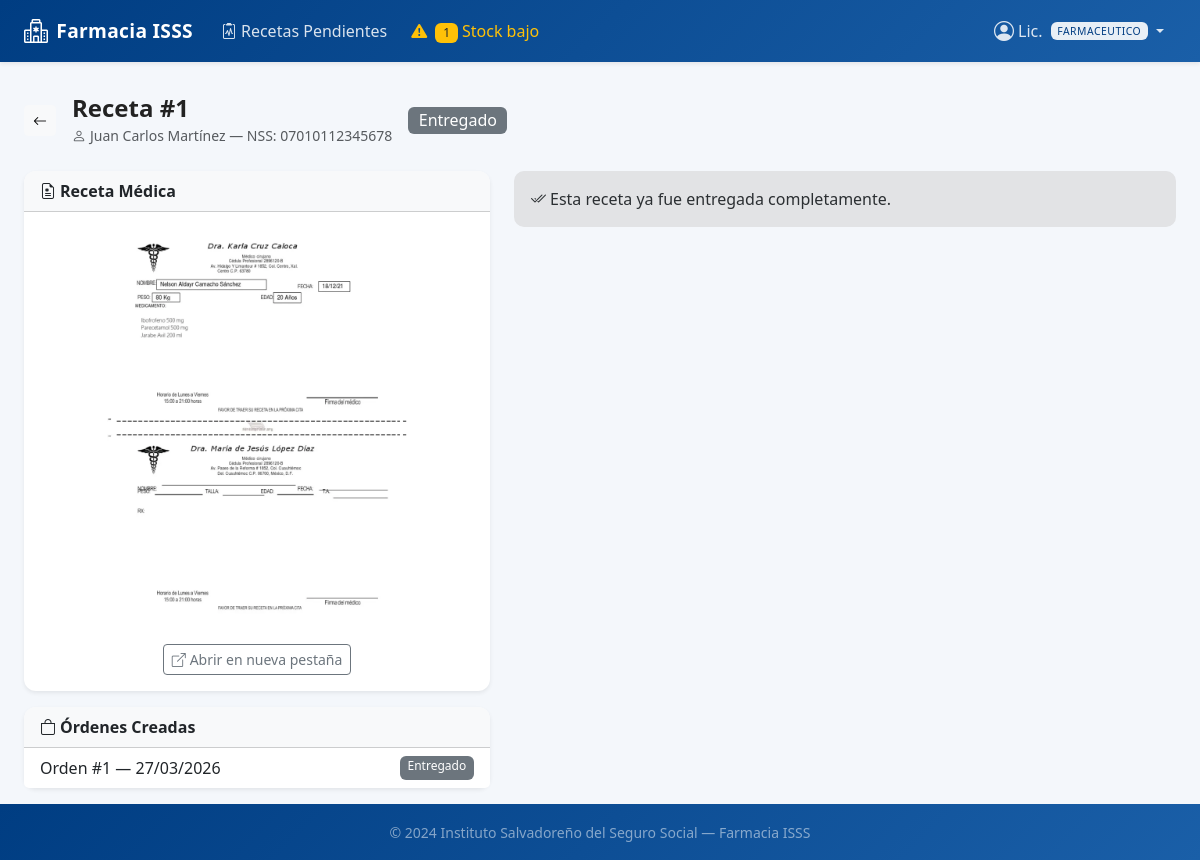
Screenshot of /farmaceutico/receta/1 (signed in) with the database file from the repository.
### models.py (models this page shows, shortened)
class User(UserMixin, db.Model):
    __tablename__ = 'users'
    id = db.Column(db.Integer, primary_key=True)
    username = db.Column(db.String(80), unique=True, nullable=False)
    password_hash = db.Column(db.String(256), nullable=False)
    role = db.Column(db.String(20), nullable=False)  # paciente, farmaceutico, admin
    nombre_completo = db.Column(db.String(150), nullable=False)
    num_seguro_social = db.Column(db.String(50), nullable=True)
    created_at = db.Column(db.DateTime, default=datetime.utcnow)
    prescriptions = db.relationship('Prescription', backref='patient', lazy=True,
                                    foreign_keys='Prescription.patient_id')
    orders_processed = db.relationship('Order', backref='pharmacist', lazy=True,
                                       foreign_keys='Order.pharmacist_id')

class Prescription(db.Model):
    __tablename__ = 'prescriptions'
    id = db.Column(db.Integer, primary_key=True)
    patient_id = db.Column(db.Integer, db.ForeignKey('users.id'), nullable=False)
    filename = db.Column(db.String(256), nullable=False)
    upload_date = db.Column(db.DateTime, default=datetime.utcnow)
    status = db.Column(db.String(20), default='pendiente')  # pendiente, en_proceso, listo, entregado
    notes = db.Column(db.Text, nullable=True)
    orders = db.relationship('Order', backref='prescription', lazy=True)
    def status_label(self):
        labels = {
            'pendiente': 'Pendiente',
            'en_proceso': 'En Proceso',
            'listo': 'Listo',
            'entregado': 'Entregado'
        }
        return labels.get(self.status, self.status)
    def status_class(self):
        classes = {
            'pendiente': 'warning',
            'en_proceso': 'info',
            'listo': 'success',
            'entregado': 'secondary'
        }
        return classes.get(self.status, 'secondary')

class Order(db.Model):
    __tablename__ = 'orders'
    id = db.Column(db.Integer, primary_key=True)
    prescription_id = db.Column(db.Integer, db.ForeignKey('prescriptions.id'), nullable=False)
    pharmacist_id = db.Column(db.Integer, db.ForeignKey('users.id'), nullable=False)
    created_at = db.Column(db.DateTime, default=datetime.utcnow)
    delivery_type = db.Column(db.String(20), nullable=False)  # sucursal, envio
    delivery_address = db.Column(db.Text, nullable=True)
    status = db.Column(db.String(20), default='en_proceso')  # en_proceso, listo, entregado
    items = db.relationship('OrderItem', backref='order', lazy=True)
    def status_label(self):
        labels = {
            'en_proceso': 'En Proceso',
            'listo': 'Listo para retirar',
            'entregado': 'Entregado'
        }
        return labels.get(self.status, self.status)
    def status_class(self):
        classes = {
            'en_proceso': 'info',
            'listo': 'success',
            'entregado': 'secondary'
        }
        return classes.get(self.status, 'secondary')

### app.py (the view)
@app.route('/farmaceutico/receta/<int:prescription_id>')
@login_required
@role_required('farmaceutico')
def pharmacist_prescription(prescription_id):
    prescription = Prescription.query.get_or_404(prescription_id)
    medications = Medication.query.order_by(Medication.nombre).all()
    orders = Order.query.filter_by(prescription_id=prescription_id).all()
    return render_template('pharmacist/prescription_detail.html',
                           prescription=prescription,
                           medications=medications,
                           orders=orders)

### app.py (called while the page is built)
def role_required(*roles):
    def decorator(f):
        @wraps(f)
        def decorated(*args, **kwargs):
            if not current_user.is_authenticated:
                return redirect(url_for('login'))
            if current_user.role not in roles:
                abort(403)
            return f(*args, **kwargs)
        return decorated
    return decorator

@login_manager.user_loader
def load_user(user_id):
    return User.query.get(int(user_id))

@app.context_processor
def inject_globals():
    low_stock_count = 0
    if current_user.is_authenticated and current_user.role in ('admin', 'farmaceutico'):
        low_stock_count = Medication.query.filter(
            Medication.stock <= Medication.stock_minimo
        ).count()
    return dict(low_stock_count=low_stock_count)

### templates/pharmacist/prescription_detail.html (shortened to what this page needs)
{% extends 'base.html' %}
{% block content %}
<div class="d-flex align-items-center mb-4">
  <a href="{{ url_for('pharmacist_dashboard') }}" class="btn btn-light btn-sm me-3">
    <i class="bi bi-arrow-left"></i>
  </a>
  <div>
    <h4 class="fw-bold mb-0">Receta #{{ prescription.id }}</h4>
    <small class="text-muted">
      <i class="bi bi-person me-1"></i>{{ prescription.patient.nombre_completo }}
      — NSS: {{ prescription.patient.num_seguro_social or 'N/A' }}
    </small>
  </div>
  <span class="badge bg-{{ prescription.status_class() }} ms-3 fs-6">{{ prescription.status_label() }}</span>
</div>
<div class="row g-4">
  <div class="col-12 col-lg-5">
    <div class="card shadow-sm border-0">
      <div class="card-header bg-light fw-semibold">
        <i class="bi bi-file-earmark-medical me-1"></i>Receta Médica
      </div>
      <div class="card-body text-center">
        {% set ext = prescription.filename.rsplit('.', 1)[1].lower() %}
        {% if ext in ['jpg', 'jpeg', 'png'] %}
          <img src="{{ url_for('uploaded_file', filename=prescription.filename) }}"
               class="img-fluid rounded" style="max-height:400px" alt="Receta" />
        {% else %}
          <div class="py-4">
            <i class="bi bi-file-pdf-fill display-1 text-danger"></i>
            <p class="text-muted mt-2">Documento PDF</p>
          </div>
        {% endif %}
        <div class="mt-3">
          <a href="{{ url_for('uploaded_file', filename=prescription.filename) }}"
             target="_blank" class="btn btn-outline-secondary btn-sm">
            <i class="bi bi-box-arrow-up-right me-1"></i>Abrir en nueva pestaña
          </a>
        </div>
      </div>
    </div>
    {% if orders %}
    <div class="card shadow-sm border-0 mt-3">
      <div class="card-header bg-light fw-semibold">
        <i class="bi bi-bag me-1"></i>Órdenes Creadas
      </div>
      <div class="list-group list-group-flush">
        {% for order in orders %}
        <a href="{{ url_for('pharmacist_order_detail', order_id=order.id) }}"
           class="list-group-item list-group-item-action d-flex justify-content-between">
          <span>Orden #{{ order.id }} — {{ order.created_at.strftime('%d/%m/%Y') }}</span>
          <span class="badge bg-{{ order.status_class() }}">{{ order.status_label() }}</span>
        </a>
        {% endfor %}
      </div>
    </div>
    {% endif %}
  </div>
  <div class="col-12 col-lg-7">
    {% if prescription.status != 'entregado' %}
    <div class="card shadow-sm border-0">
      <div class="card-header bg-isss text-white fw-semibold">
        <i class="bi bi-plus-circle me-1"></i>Crear Nueva Orden de Dispensación
      </div>
      <div class="card-body">
        <form method="POST" action="{{ url_for('pharmacist_create_order', prescription_id=prescription.id) }}"
              id="orderForm">
          <h6 class="fw-bold mb-3">
            <i class="bi bi-capsule me-1 text-isss"></i>Medicamentos a Dispensar
          </h6>
          <div id="medicationsContainer">
            <div class="medication-row border rounded-3 p-3 mb-3 bg-light">
              <div class="d-flex justify-content-between align-items-center mb-2">
                <span class="fw-semibold small text-isss">Medicamento #1</span>
                <button type="button" class="btn btn-outline-danger btn-sm remove-med d-none">
                  <i class="bi bi-trash"></i>
                </button>
              </div>
              <div class="row g-2">
                <div class="col-12">
                  <label class="form-label small">Medicamento</label>
                  <select class="form-select" name="medication_id[]" required>
                    <option value="">— Selecciona medicamento —</option>
                    {% for med in medications %}
                    <option value="{{ med.id }}"
                      {% if med.stock == 0 %}disabled{% endif %}>
                      {{ med.nombre }} {{ med.concentracion }} ({{ med.unidad }})
                      — Stock: {{ med.stock }}
                      {% if med.is_low_stock() %}⚠️{% endif %}
                    </option>
                    {% endfor %}
                  </select>
                </div>
                <div class="col-6 col-md-3">
                  <label class="form-label small">Cantidad</label>
                  <input type="number" class="form-control" name="cantidad[]"
                         min="1" value="1" required />
                </div>
                <div class="col-6 col-md-9">
                  <label class="form-label small">Dosis Indicada</label>
                  <input type="text" class="form-control" name="dosis_indicada[]"
                         placeholder="Ej. 1 tableta" required />
                </div>
                <div class="col-6">
                  <label class="form-label small">Frecuencia</label>
                  <input type="text" class="form-control" name="frecuencia[]"
                         placeholder="Ej. Cada 8 horas" required />
                </div>
                <div class="col-6">
                  <label class="form-label small">Duración</label>
                  <input type="text" class="form-control" name="duracion[]"
                         placeholder="Ej. 7 días" required />
                </div>
              </div>
            </div>
          </div>
          <button type="button" class="btn btn-outline-isss btn-sm mb-4" id="addMedBtn">
            <i class="bi bi-plus-circle me-1"></i>Agregar Otro Medicamento
          </button>
          <hr />
          <h6 class="fw-bold mb-3">
            <i class="bi bi-truck me-1 text-isss"></i>Tipo de Entrega
          </h6>
          <div class="mb-3">
            <div class="form-check form-check-inline">
              <input class="form-check-input" type="radio" name="delivery_type"
                     id="sucursal" value="sucursal" checked />
              <label class="form-check-label" for="sucursal">
                <i class="bi bi-building me-1"></i>Retiro en Sucursal
              </label>
            </div>
            <div class="form-check form-check-inline">
              <input class="form-check-input" type="radio" name="delivery_type"
                     id="envio" value="envio" />
              <label class="form-check-label" for="envio">
                <i class="bi bi-truck me-1"></i>Envío a Domicilio
              </label>
            </div>
          </div>
          <div id="addressSection" class="d-none mb-3">
            <label class="form-label fw-semibold">Dirección de Envío</label>
            <textarea class="form-control" name="delivery_address" rows="2"
                      placeholder="Calle, colonia, municipio, departamento..."></textarea>
          </div>
          <div class="d-grid">
            <button type="submit" class="btn btn-isss btn-lg">
              <i class="bi bi-check-circle me-1"></i>Crear Orden de Dispensación
            </button>
          </div>
        </form>
      </div>
    </div>
    {% else %}
    <div class="alert alert-secondary">
      <i class="bi bi-check2-all me-1"></i>Esta receta ya fue entregada completamente.
    </div>
    {% endif %}
  </div>
</div>
{% endblock %}

### templates/base.html (shortened to what this page needs)
<!DOCTYPE html>
<html lang="es">
<head>
  <link rel="stylesheet" href="https://cdn.jsdelivr.net/npm/bootstrap@5.3.2/dist/css/bootstrap.min.css" />
  <link rel="stylesheet" href="https://cdn.jsdelivr.net/npm/bootstrap-icons@1.11.3/font/bootstrap-icons.min.css" />
  <link rel="stylesheet" href="{{ url_for('static', filename='css/style.css') }}" />
</head>
<body class="d-flex flex-column min-vh-100">
<nav class="navbar navbar-expand-lg navbar-dark bg-isss shadow-sm">
  <div class="container-fluid px-4">
    <a class="navbar-brand d-flex align-items-center gap-2" href="{{ url_for('index') }}">
      <i class="bi bi-hospital fs-4"></i>
      <span class="fw-bold">Farmacia ISSS</span>
    </a>
    <div class="collapse navbar-collapse" id="navbarMain">
      {% if current_user.is_authenticated %}
      <ul class="navbar-nav me-auto mb-2 mb-lg-0">
        {% if current_user.role == 'paciente' %}
          <li class="nav-item">
            <a class="nav-link {% if request.endpoint == 'patient_dashboard' %}active{% endif %}"
               href="{{ url_for('patient_dashboard') }}">
              <i class="bi bi-grid-1x2 me-1"></i>Mis Recetas
            </a>
          </li>
          <li class="nav-item">
            <a class="nav-link {% if request.endpoint == 'patient_upload' %}active{% endif %}"
               href="{{ url_for('patient_upload') }}">
              <i class="bi bi-upload me-1"></i>Subir Receta
            </a>
          </li>
        {% elif current_user.role == 'farmaceutico' %}
          <li class="nav-item">
            <a class="nav-link {% if request.endpoint == 'pharmacist_dashboard' %}active{% endif %}"
               href="{{ url_for('pharmacist_dashboard') }}">
              <i class="bi bi-clipboard2-pulse me-1"></i>Recetas Pendientes
            </a>
          </li>
          {% if low_stock_count > 0 %}
          <li class="nav-item">
            <a class="nav-link text-warning" href="#">
              <i class="bi bi-exclamation-triangle-fill me-1"></i>
              <span class="badge bg-warning text-dark">{{ low_stock_count }}</span> Stock bajo
            </a>
          </li>
          {% endif %}
        {% endif %}
      </ul>
      <ul class="navbar-nav ms-auto mb-2 mb-lg-0 align-items-lg-center">
        <li class="nav-item dropdown">
          <a class="nav-link dropdown-toggle d-flex align-items-center gap-1" href="#"
             data-bs-toggle="dropdown">
            <i class="bi bi-person-circle fs-5"></i>
            <span class="d-none d-lg-inline">{{ current_user.nombre_completo.split()[0] }}</span>
            <span class="badge bg-white text-isss ms-1 small">{{ current_user.role }}</span>
          </a>
        </li>
      </ul>
      {% endif %}
    </div>
  </div>
</nav>
<main class="container-fluid px-4 py-3 flex-grow-1">
  {% block content %}{% endblock %}
</main>
<footer class="footer-isss mt-auto py-3">
  <div class="container text-center">
    <span class="text-white-50 small">
      &copy; {{ now.year if now is defined else '2024' }} Instituto Salvadoreño del Seguro Social &mdash; Farmacia ISSS
    </span>
  </div>
</footer>
</body>
</html>

### static/css/style.css (style rules this page uses)
:root { --isss-blue: #003d82; --isss-blue-dark: #002d62; --isss-blue-light: #e8f0fb; --isss-blue-mid: #1a5fa8; }
body { font-family: 'Segoe UI', system-ui, -apple-system, sans-serif; background-color: #f4f7fb; color: #222; }
.bg-isss { background-color: var(--isss-blue) !important; }
.text-isss { color: var(--isss-blue) !important; }
.navbar.bg-isss { background: linear-gradient(135deg, var(--isss-blue) 0%, var(--isss-blue-mid) 100%) !important; }
.navbar-dark .navbar-nav .nav-link { color: rgba(255, 255, 255, 0.85); transition: color 0.2s; border-radius: 6px; padding: 6px 12px; }
.navbar-brand { font-size: 1.2rem; letter-spacing: 0.3px; }
.badge.bg-white.text-isss { background: rgba(255, 255, 255, 0.9) !important; color: var(--isss-blue) !important; font-size: 0.65rem; text-transform: uppercase; letter-spacing: 0.5px; }
.card { border-radius: 12px; }
.card-header { border-radius: 12px 12px 0 0 !important; font-weight: 600; }
.footer-isss { background: linear-gradient(135deg, var(--isss-blue) 0%, var(--isss-blue-mid) 100%); }
.badge { font-weight: 500; }
.alert { border-radius: 10px; border: none; }

### rows the page displays
User: nombre_completo "Lic.", role "FARMACEUTICO"
Prescription: id "1", status_label "Entregado", filename (picture)
User: patient.nombre_completo "Juan Carlos Martínez", patient "07010112345678"
Order: id "1", created_at "27/03/2026", status_label "Entregado"

### other values shown
{{ low_stock_count }} "1"
{{ now.year if now is defined else '2024' }} "2024"
